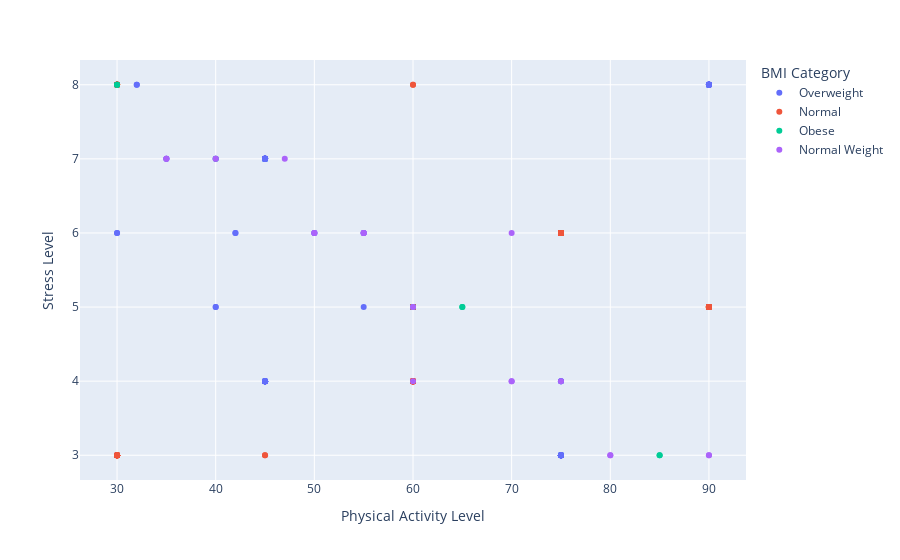

The notebook cell this image was saved under:
### Code cell
px.scatter(df, x="Physical Activity Level", y="Stress Level", color='BMI Category')

### Figure 1 — Plotly figure (JSON) as saved in the notebook; plotly's stock layout.template omitted (floating-point values rounded to 4 significant figures; data arrays with more than 128 entries replaced by an {"elided": "..."} marker saying what was removed)
{"data": [{"hovertemplate": "BMI Category=Overweight<br>Physical Activity Level=%{x}<br>Stress Level=%{y}<extra></extra>", "legendgroup": "Overweight", "marker": {"color": "#636efa", "symbol": "circle"}, "mode": "markers", "name": "Overweight", "orientation": "v", "showlegend": true, "type": "scatter", "x": {"elided": "148 int values"}, "xaxis": "x", "y": {"elided": "148 int values"}, "yaxis": "y"}, {"hovertemplate": "BMI Category=Normal<br>Physical Activity Level=%{x}<br>Stress Level=%{y}<extra></extra>", "legendgroup": "Normal", "marker": {"color": "#EF553B", "symbol": "circle"}, "mode": "markers", "name": "Normal", "orientation": "v", "showlegend": true, "type": "scatter", "x": {"elided": "195 int values"}, "xaxis": "x", "y": {"elided": "195 int values"}, "yaxis": "y"}, {"hovertemplate": "BMI Category=Obese<br>Physical Activity Level=%{x}<br>Stress Level=%{y}<extra></extra>", "legendgroup": "Obese", "marker": {"color": "#00cc96", "symbol": "circle"}, "mode": "markers", "name": "Obese", "orientation": "v", "showlegend": true, "type": "scatter", "x": [30, 30, 30, 40, 60, 60, 65, 65, 85, 85], "xaxis": "x", "y": [8, 8, 8, 7, 5, 5, 5, 5, 3, 3], "yaxis": "y"}, {"hovertemplate": "BMI Category=Normal Weight<br>Physical Activity Level=%{x}<br>Stress Level=%{y}<extra></extra>", "legendgroup": "Normal Weight", "marker": {"color": "#ab63fa", "symbol": "circle"}, "mode": "markers", "name": "Normal Weight", "orientation": "v", "showlegend": true, "type": "scatter", "x": [40, 40, 35, 35, 75, 50, 60, 60, 70, 70, 60, 50, 80, 80, 55, 55, 70, 47, 55, 90, 90], "xaxis": "x", "y": [7, 7, 7, 7, 4, 6, 5, 5, 4, 4, 4, 6, 3, 3, 6, 6, 6, 7, 6, 3, 3], "yaxis": "y"}], "layout": {"legend": {"title": {"text": "BMI Category"}, "tracegroupgap": 0}, "margin": {"t": 60}, "xaxis": {"anchor": "y", "domain": [0, 1], "title": {"text": "Physical Activity Level"}}, "yaxis": {"anchor": "x", "domain": [0, 1], "title": {"text": "Stress Level"}}}}
